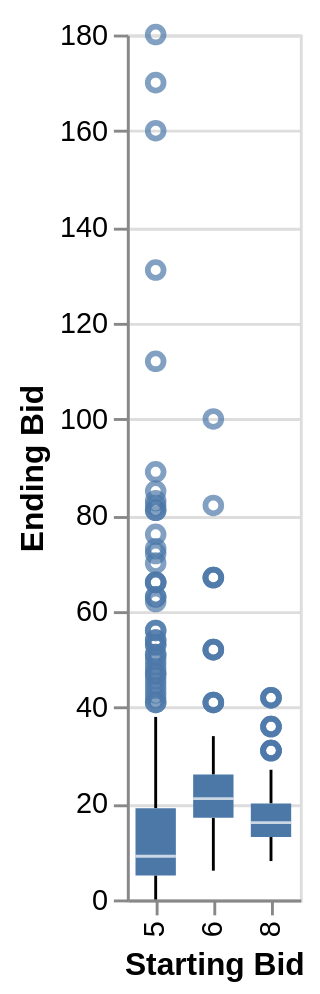

Notebook source saved alongside this figure:
### Code cell
alt.Chart(dv).mark_boxplot().encode(x="Starting Bid:O", y="Ending Bid:Q", tooltip=["count()"])

### Figure 1 — Vega-Lite specification as saved in the notebook (floating-point values rounded to 4 significant figures; data arrays with more than 128 entries replaced by an {"elided": "..."} marker saying what was removed)
{"config": {"view": {"continuousWidth": 300, "continuousHeight": 300}}, "data": {"name": "data-d18befe0801b9c72d31767faf492b44e"}, "mark": {"type": "boxplot"}, "encoding": {"tooltip": [{"aggregate": "count", "type": "quantitative"}], "x": {"field": "Starting Bid", "type": "ordinal"}, "y": {"field": "Ending Bid", "type": "quantitative"}}, "$schema": "https://vega.github.io/schema/vega-lite/v5.20.1.json", "datasets": {"data-d18befe0801b9c72d31767faf492b44e": {"elided": "530 records"}}}
